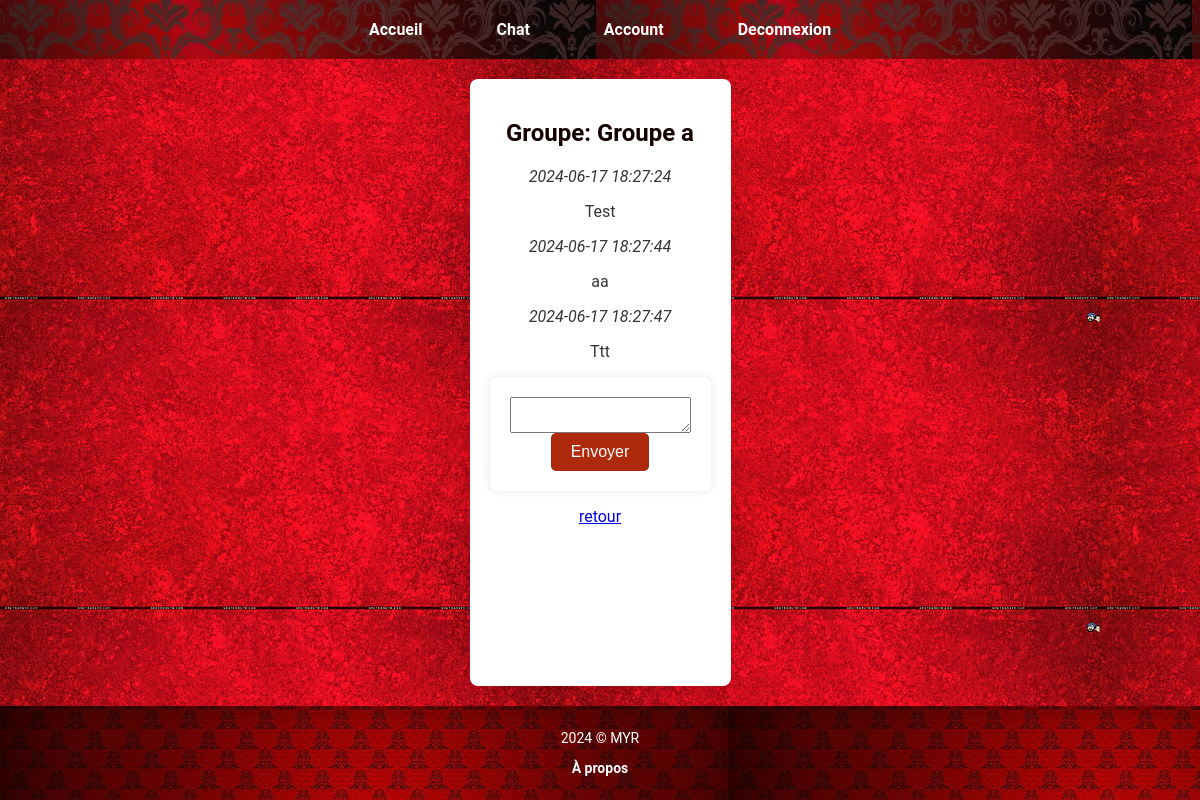
Before: /group/3 (signed in) with the older database file.
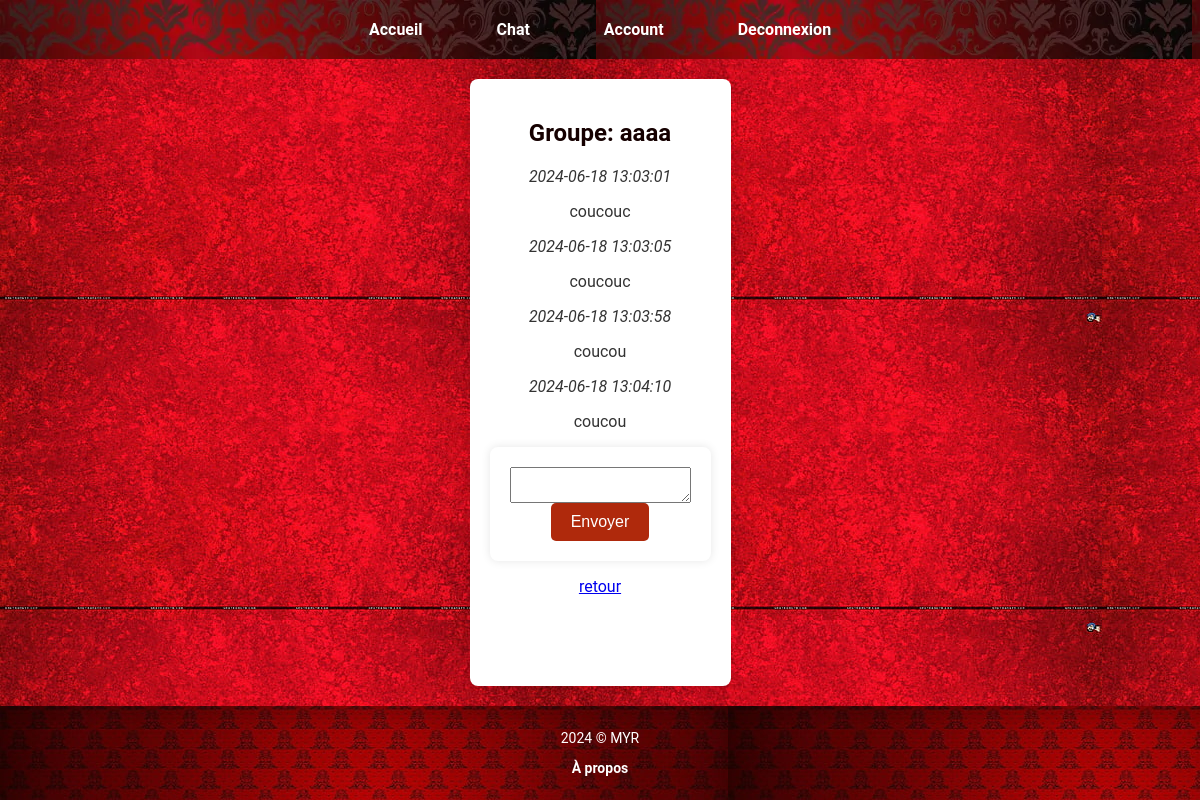
After: the same page with the newer database file.
### app.py (models this page shows)
class Group(db.Model):
    id = db.Column(db.Integer, primary_key=True)
    name = db.Column(db.String(120), unique=True, nullable=False)
    created_by = db.Column(db.Integer, db.ForeignKey('user.id'), nullable=False)
    messages = db.relationship('Message', backref='group', lazy=True)

class Message(db.Model):
    id = db.Column(db.Integer, primary_key=True)
    content = db.Column(db.Text, nullable=False)
    timestamp = db.Column(db.DateTime, default=datetime.utcnow)
    group_id = db.Column(db.Integer, db.ForeignKey('group.id'), nullable=False)
    user_id = db.Column(db.Integer, db.ForeignKey('user.id'), nullable=False)
    user = db.relationship('User', backref='messages')
    def __repr__(self):
        return f"Message('{self.user_id}', '{self.content}', '{self.timestamp}')"

### app.py (the view)
@app.route("/group/<int:group_id>", methods=['GET'])
def group(group_id):
    if 'username' in session:
        user = User.query.filter_by(username=session['username']).first()
        group = Group.query.get(group_id)
        if group and user in group.members:
            messages = Message.query.filter_by(group_id=group_id).order_by(Message.timestamp.asc()).all()
            print(messages)
            return render_template("group.html", username=user.username, group=group, messages=messages)
    return redirect(url_for('login'))

### templates/group.html (shortened to what this page needs)
<!DOCTYPE html>
<html>
<head>
    <link rel="stylesheet" href="{{ url_for('static', filename='css/style.css') }}">
</head>
<header>
    <nav>
        <ul>
            <li><a href="{{ url_for('home') }}">Accueil</a></li>
            <li><a href="{{ url_for('chat') }}">Chat</a></li>
            {% if username %}
                <li><a href="{{ url_for('account') }}">Account</a></li>
                <li><a href="{{ url_for('logout') }}">Deconnexion</a></li>
            {% else %}
                <li><a href="{{ url_for('login') }}">Connexion</a></li>
                <li><a href="{{ url_for('register') }}">S'inscrire</a></li>
            {% endif %}
        </ul>
    </nav>
</header>
<body>
    <section>
        {% if username %}
            <h1>Groupe: {{ group.name }}</h1>
            <div class="chat-box" id="chat-box">
                {% for message in messages %}
                    <div class="message" data-message-id="{{ message.id }}" data-username="{{ message.user.username }}">
                        <p><strong>{{ message.user.username }}</strong> <em>{{ message.timestamp.strftime('%Y-%m-%d %H:%M:%S') }}</em></p>
                        <p>{{ message.content }}</p>
                    </div>
                {% endfor %}
            </div>
            <form id="message-form">
                <textarea id="message-input" name="message" required></textarea>
                <button type="submit">Envoyer</button>
            </form>
            <p><a href="{{ url_for('chat') }}">retour</a></p>
        {% else %}
            <p>Veuillez-vous connecter pour accéder au groupe</p>
        {% endif %}
    </section>
</body>
<footer>
    <p>2024 © MYR</p>
    <p><a href="{{ url_for('apropos') }}">À propos</a></p>
</footer>
</html>

### static/css/style.css (style rules this page uses)
body { font-family: 'Roboto', sans-serif; background: url("../images/body-pattern.jpg"); color: #333; margin: 0; padding: 0; display: flex; flex-direction: column; min-height: 100vh; }
header { background: url("../images/header-pattern.webp"), #AF290C; padding: 20px 0; }
nav ul { list-style: none; padding: 0; text-align: center; margin: 0; }
nav ul li { display: inline; margin: 0 15px; }
nav ul li a { text-decoration: none; color: white; font-weight: bold; padding: 10px 20px; border-radius: 5px; transition: background-color 0.3s; }
main, section { flex: 1; text-align: center; padding: 50px 20px; }
h1, h2 { color: #150000; margin-bottom: 20px; }
.presentation, section, .account-container { margin: 20px auto; max-width: 800px; padding: 20px; background-color: white; box-shadow: 0 0 10px rgba(0, 0, 0, 0.1); border-radius: 8px; }
form { display: flex; flex-direction: column; align-items: center; margin: 0 auto; max-width: 400px; padding: 20px; background-color: #fff; border-radius: 8px; box-shadow: 0 0 10px rgba(0, 0, 0, 0.1); }
input[type="submit"], button { background-color: #AF290C; color: white; padding: 10px 20px; border: none; border-radius: 5px; font-size: 16px; cursor: pointer; transition: background-color 0.3s; }
footer { background: url("../images/pattern-footer.jpg"), #FF927B; text-align: center; padding: 10px 0; color: white; font-size: 14px; }
footer a { color: white; text-decoration: none; font-weight: bold; }

Changed rows visible on the page:
removed Message: timestamp "2024-06-17 18:27:24", content "Test"
removed Message: timestamp "2024-06-17 18:27:44", content "aa"
removed Message: timestamp "2024-06-17 18:27:47", content "Ttt"
changed Group: name "Groupe a" → "aaaa"
added Message: timestamp "2024-06-18 13:03:01", content "coucouc"
added Message: timestamp "2024-06-18 13:03:05", content "coucouc"
added Message: timestamp "2024-06-18 13:03:58", content "coucou"
added Message: timestamp "2024-06-18 13:04:10", content "coucou"
